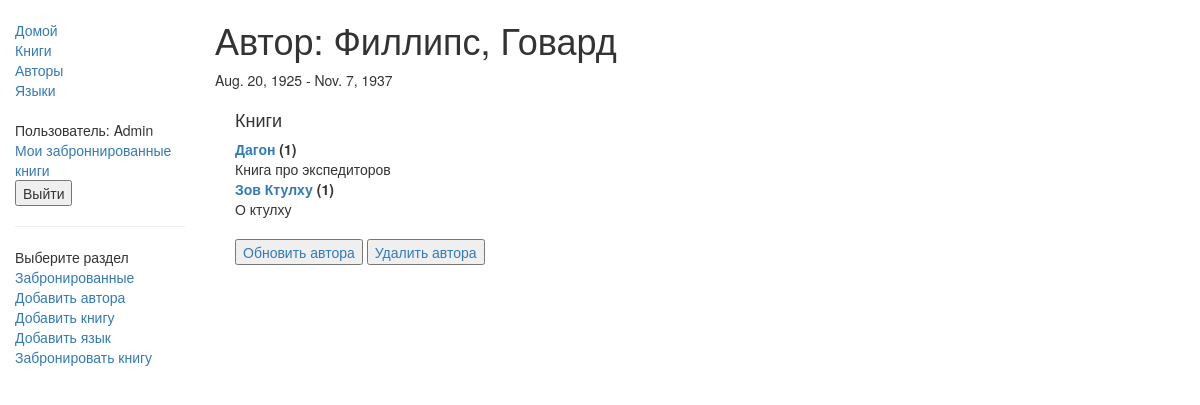
The page /catalog/author/1 (signed in) on the database its author committed.
### catalog/models.py (models this page shows, shortened)
class Author(models.Model):
    first_name = models.CharField(max_length=100)
    last_name = models.CharField(max_length=100)
    date_of_birth = models.DateField(null=True, blank=True)
    date_of_death = models.DateField('Died', null=True, blank=True)
    def __str__(self):
        return '%s, %s' % (self.last_name, self.first_name)

class Book(models.Model):
    title = models.CharField(max_length=200)
    author = models.ForeignKey('Author', on_delete=models.SET_NULL, null=True)
    """
    # Используется внешний ключ(ForeignKey), потому что у книги может быть только один автор, но у авторов может быть несколько книг
    # Автор в виде строки, а не объекта, поскольку он еще не был объявлен в файле.
    """
    summary = models.TextField(max_length=1000, help_text="Enter a brief description of the book")
    isbn = models.CharField('ISBN',max_length=13, help_text='13 Character <a href="https://www.isbn-international.org/content/what-isbn">ISBN number</a>')
    genre = models.ManyToManyField(Genre, help_text="Select a genre for this book")
    """
    # ManyToManyField(многие ко многим) используется потому, что жанр может содержать много книг. Книги могут охватывать много жанров.
    # Класс жанра уже определен, поэтому мы можем указать объект, указанный выше.
    """
    def __str__(self):
        return self.title
    def display_genre(self):
        """
        Creates a string for the Genre. This is required to display genre in Admin.
        """
        return ', '.join([genre.name for genre in self.genre.all()[:3]])
    display_genre.short_description = 'Genre'

### catalog/views.py (the view)
# urls.py: path('author/<int:pk>', views.AuthorDetailView.as_view(), name='author-detail'),
class AuthorDetailView(generic.DetailView):
    model = Author

### catalog/templates/catalog/author_detail.html
{% extends "base_generic.html" %}
{% block content %}
<h1>Автор: {{ author }} </h1>
<p>{{author.date_of_birth}} - {% if author.date_of_death %}{{author.date_of_death}}{% endif %}</p>
<div style="margin-left:20px;margin-top:20px">
<h4>Книги</h4>
<dl>
{% for book in author.book_set.all %}
  <dt><a href="{% url 'book-detail' book.pk %}">{{book}}</a> ({{book.bookinstance_set.all.count}})</dt>
  <dd>{{book.summary}}</dd>
  {% empty %}
  <p>У этого автора нет книг(</p>
{% endfor %}
</dl>
  {% if user.is_staff %}
          <button>
              <a href="{% url 'author-update' author.id %}">Обновить автора</a>
          </button>
        <button>
              <a href="{% url 'author-delete' author.id %}">Удалить автора</a>
          </button>
    {% endif %}
</div>
{% endblock %}

### catalog/templates/base_generic.html (shortened to what this page needs)
<!doctype html>
<html lang="en">
  <head>
    <link
      rel="stylesheet"
      href="https://maxcdn.bootstrapcdn.com/bootstrap/3.3.7/css/bootstrap.min.css" />
    {% load static %}
    <link rel="stylesheet" href="{% static 'css/styles.css' %}" />
  </head>
  <body>
    <div class="container-fluid">
      <div class="row">
        <div class="col-sm-2">
          {% block sidebar %}
            <ul class="sidebar-nav">
              <li><a href="{% url 'index' %}">Домой</a></li>
              <li><a href="{% url 'books' %}">Книги</a></li>
              <li><a href="{% url 'authors' %}">Авторы</a></li>
              <li><a href="{% url 'languages' %}">Языки</a></li>
              <br>
              {% if user.is_authenticated %}
              <li>Пользователь: {{ user.get_username }}</li>
              <li><a href="{% url 'my-borrowed' %}">Мои заброннированные книги</a></li>
              <form id="logout-form" method="post" action="{% url 'logout' %}">
                <button type="submit">Выйти</button>
              </form>
              {% else %}
                <form id="login-form" method="post" action="{% url 'login' %}">
                  {% csrf_token %}
                <button type="submit">Войти</button>
              </form>
              {% endif %}
                {% if user.is_staff %}
       <hr>
       <ul class="sidebar-nav">
       <li>Выберите раздел</li>
       <li><a href="{% url 'all-borrowed' %}">Забронированные</a></li>
       {% if perms.catalog.add_author %}
         <li><a href="{% url 'author-create' %}">Добавить автора</a></li>
       {% endif %}
       {% if perms.catalog.add_book %}
       <li><a href="{% url 'book-create' %}">Добавить книгу</a></li>
       {% endif %}
           {% if perms.catalog.add_book %}
       <li><a href="{% url 'language-create' %}">Добавить язык</a></li>
           {% endif %}
           {% if perms.catalog.add_book %}
        <li><a href="{% url 'reserve-book' %}">Забронировать книгу</a></li>
       {% endif %}
       {% endif %}
            </ul>
          {% endblock %}
        </ul></div>
        <div class="col-sm-10 ">{% block content %}{% endblock %}</div>
      </div>
    </div>
  </body>
</html>

### catalog/static/css/styles.css (style rules this page uses)
.sidebar-nav { margin-top: 20px; padding: 0; list-style: none; }

### rows shown on the page
Author: last_name+first_name "Филлипс, Говард", date_of_birth "Aug. 20, 1925", date_of_death "Nov. 7, 1937"
Book: title "Дагон", bookinstance_set.all.count "1", summary "Книга про экспедиторов"
Book: title "Зов Ктулху", bookinstance_set.all.count "1", summary "О ктулху"

### other values the page prints
{{ user.get_username }} "Admin"
